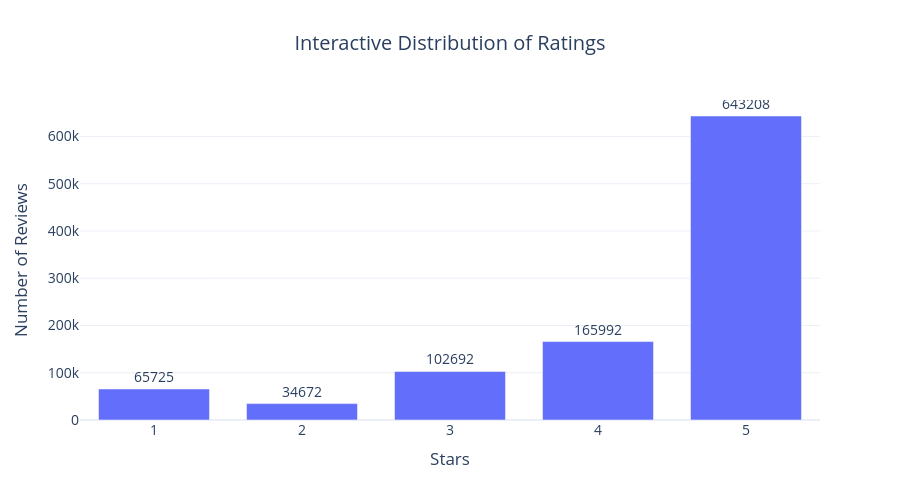

Notebook source saved alongside this figure:
### Markdown cell above
### **Rating Distribution**

### Code cell
import pandas as pd
import plotly.express as px

# =========================================================
# 1) توحيد عمود النجوم
# =========================================================
star_cols = [c for c in gm_df.columns if c.strip().lower() == "stars"]

if len(star_cols) == 0:
    raise ValueError("No Stars column found in gm_df.")

elif len(star_cols) == 1:
    gm_df["Stars_unified"] = gm_df[star_cols[0]]

else:
    # إذا فيه أكثر من عمود، خذ أول قيمة غير فارغة
    gm_df["Stars_unified"] = gm_df[star_cols].bfill(axis=1).iloc[:, 0]

# تحويل لأرقام
gm_df["Stars_unified"] = pd.to_numeric(gm_df["Stars_unified"], errors="coerce")

# الاحتفاظ فقط بالقيم الصحيحة من 1 إلى 5
stars_clean = gm_df.loc[gm_df["Stars_unified"].between(1, 5), "Stars_unified"]

# =========================================================
# 2) تجهيز بيانات الرسم
# =========================================================
stars_counts = (
    stars_clean.value_counts()
    .sort_index()
    .rename_axis("Stars")
    .reset_index(name="Count")
)

stars_counts["Stars"] = stars_counts["Stars"].astype(int).astype(str)
stars_counts["Percentage"] = (stars_counts["Count"] / stars_counts["Count"].sum() * 100).round(2)
stars_counts["Label"] = stars_counts["Count"].astype(str) + " reviews"

# =========================================================
# 3) الرسم التفاعلي
# =========================================================
fig = px.bar(
    stars_counts,
    x="Stars",
    y="Count",
    text="Count",
    hover_data={"Percentage": True, "Count": True, "Stars": True},
    title="Interactive Distribution of Ratings",
)

fig.update_traces(
    textposition="outside",
    hovertemplate=
    "<b>Stars:</b> %{x}<br>" +
    "<b>Count:</b> %{y}<br>" +
    "<b>Percentage:</b> %{customdata[0]}%<extra></extra>"
)

fig.update_layout(
    template="plotly_white",
    xaxis_title="Stars",
    yaxis_title="Number of Reviews",
    title_x=0.5,
    font=dict(size=14),
    bargap=0.25,
    hoverlabel=dict(font_size=13),
    height=500
)

fig.show()

### Figure 1 — Plotly figure (JSON) as saved in the notebook; plotly's stock layout.template omitted (floating-point values rounded to 4 significant figures)
{"data": [{"customdata": [[6.49], [3.43], [10.14], [16.4], [63.54]], "hovertemplate": "<b>Stars:</b> %{x}<br><b>Count:</b> %{y}<br><b>Percentage:</b> %{customdata[0]}%<extra></extra>", "legendgroup": "", "marker": {"color": "#636efa", "pattern": {"shape": ""}}, "name": "", "orientation": "v", "showlegend": false, "text": [65720.0, 34670.0, 102700.0, 166000.0, 643200.0], "textposition": "outside", "type": "bar", "x": ["1", "2", "3", "4", "5"], "xaxis": "x", "y": [65725, 34672, 102692, 165992, 643208], "yaxis": "y"}], "layout": {"bargap": 0.25, "barmode": "relative", "font": {"size": 14}, "height": 500, "hoverlabel": {"font": {"size": 13}}, "legend": {"tracegroupgap": 0}, "title": {"text": "Interactive Distribution of Ratings", "x": 0.5}, "xaxis": {"anchor": "y", "domain": [0, 1], "title": {"text": "Stars"}}, "yaxis": {"anchor": "x", "domain": [0, 1], "title": {"text": "Number of Reviews"}}}}
